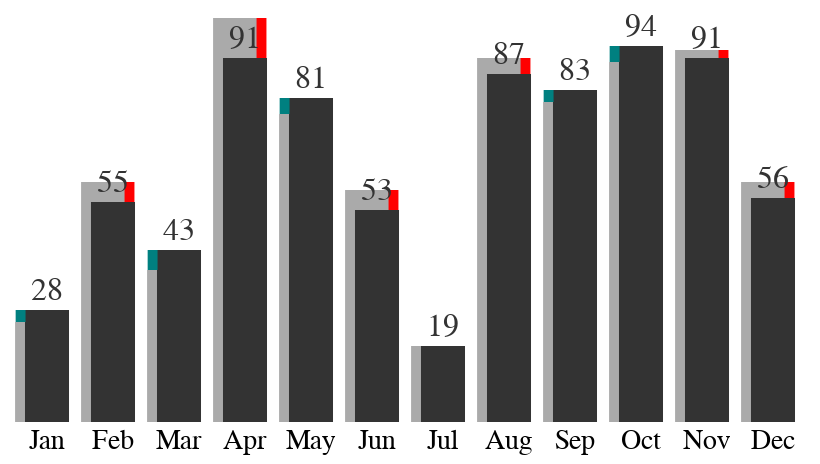

Vega-Lite specification for this chart:
### Vega specification from a JSON file in a GitHub repository (floating-point values rounded to 4 significant figures)
{"$schema": "https://vega.github.io/schema/vega/v5.json", "description": "IBCS-styled column chart", "width": 400, "height": 200, "padding": 5, "data": [{"name": "table", "values": [{"month": "Jan", "AC": 28, "PY": 25}, {"month": "Feb", "AC": 55, "PY": 60}, {"month": "Mar", "AC": 43, "PY": 38}, {"month": "Apr", "AC": 91, "PY": 101}, {"month": "May", "AC": 81, "PY": 77}, {"month": "Jun", "AC": 53, "PY": 58}, {"month": "Jul", "AC": 19, "PY": 19}, {"month": "Aug", "AC": 87, "PY": 91}, {"month": "Sep", "AC": 83, "PY": 80}, {"month": "Oct", "AC": 94, "PY": 90}, {"month": "Nov", "AC": 91, "PY": 93}, {"month": "Dec", "AC": 56, "PY": 60}]}], "signals": [], "scales": [{"name": "xscale", "type": "band", "domain": {"data": "table", "field": "month"}, "range": "width", "round": true}, {"name": "yscale", "domain": {"data": "table", "field": "AC"}, "nice": true, "range": "height"}], "axes": [{"orient": "bottom", "scale": "xscale", "domain": false, "ticks": false, "labelFontSize": 14}], "marks": [{"name": "rect-py", "type": "rect", "from": {"data": "table"}, "encode": {"enter": {"xc": {"scale": "xscale", "field": "month", "band": 0.35}, "width": {"scale": "xscale", "band": 0.667}, "y": {"scale": "yscale", "field": "PY"}, "y2": {"scale": "yscale", "value": 0}, "fill": {"value": "#AAAAAA"}}}}, {"name": "rect-ac", "type": "rect", "from": {"data": "table"}, "encode": {"enter": {"xc": {"scale": "xscale", "field": "month", "band": 0.5}, "width": {"scale": "xscale", "band": 0.667}, "y": {"scale": "yscale", "field": "AC"}, "y2": {"scale": "yscale", "value": 0}, "fill": {"value": "#333333"}}}}, {"name": "rect-delta-py", "type": "rect", "from": {"data": "table"}, "encode": {"enter": {"xc": {"scale": "xscale", "field": "month", "offset": {"signal": "(datum.AC>datum.PY?0.1:0.75)*bandwidth('xscale')"}}, "width": {"scale": "xscale", "band": 0.15}, "y": {"scale": "yscale", "signal": "min(datum.AC,datum.PY)"}, "y2": {"scale": "yscale", "signal": "max(datum.AC,datum.PY)"}, "fill": {"signal": "datum.AC>datum.PY?'#008080':'#FF0000'"}}}}, {"type": "text", "from": {"data": "rect-ac"}, "encode": {"enter": {"align": {"value": "center"}, "baseline": {"value": "bottom"}, "fill": {"value": "#333333"}, "x": {"scale": "xscale", "field": "datum.month", "band": 0.5}, "y": {"scale": "yscale", "field": "datum.AC", "offset": -2}, "text": {"field": "datum.AC"}, "fontSize": {"value": 16}}}}], "config": {}}
